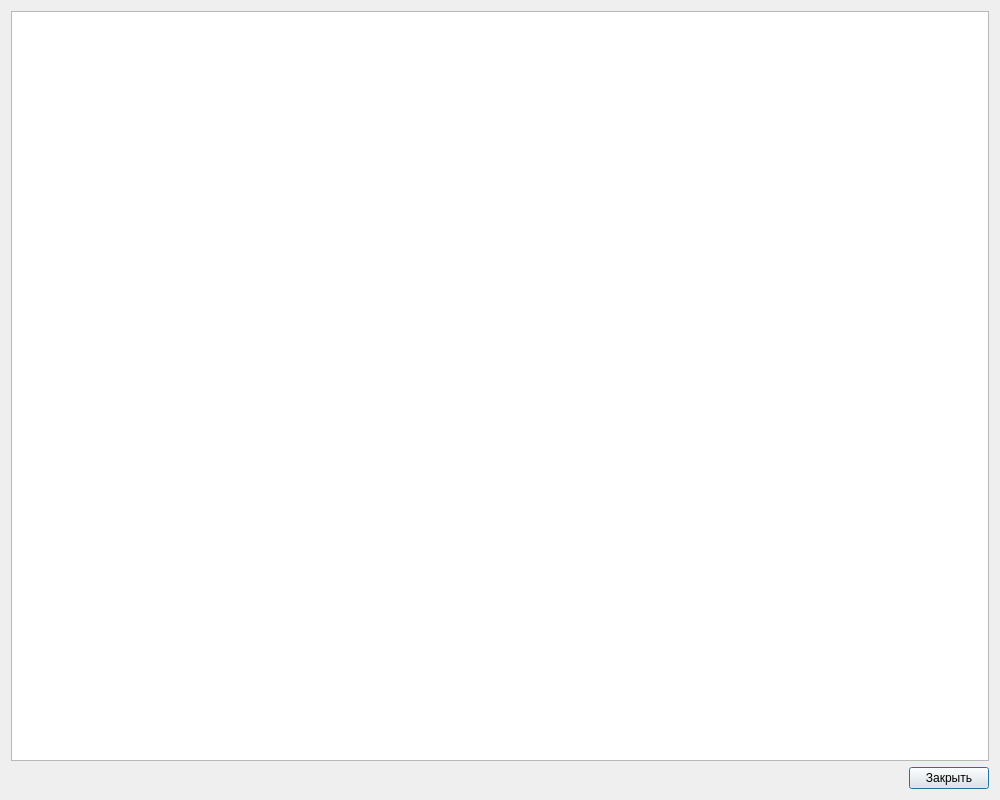
<?xml version="1.0" encoding="UTF-8"?>
<ui version="4.0">
 <class>show_text_wnd</class>
 <widget class="QDialog" name="show_text_wnd">
  <property name="geometry">
   <rect>
    <x>0</x>
    <y>0</y>
    <width>1000</width>
    <height>800</height>
   </rect>
  </property>
  <property name="windowTitle">
   <string>Dialog</string>
  </property>
  <property name="windowIcon">
   <iconset resource="_inko_assig_res.qrc">
    <normaloff>:/inko_asg.bmp</normaloff>:/inko_asg.bmp</iconset>
  </property>
  <layout class="QVBoxLayout" name="verticalLayout">
   <item>
    <widget class="QTextEdit" name="textEdit"/>
   </item>
   <item>
    <layout class="QHBoxLayout" name="horizontalLayout">
     <item>
      <spacer name="horizontalSpacer">
       <property name="orientation">
        <enum>Qt::Horizontal</enum>
       </property>
       <property name="sizeHint" stdset="0">
        <size>
         <width>40</width>
         <height>20</height>
        </size>
       </property>
      </spacer>
     </item>
     <item>
      <widget class="QPushButton" name="bn_close">
       <property name="text">
        <string>Закрыть</string>
       </property>
      </widget>
     </item>
    </layout>
   </item>
  </layout>
 </widget>
 <resources>
  <include location="_inko_assig_res.qrc"/>
 </resources>
 <connections/>
</ui>
